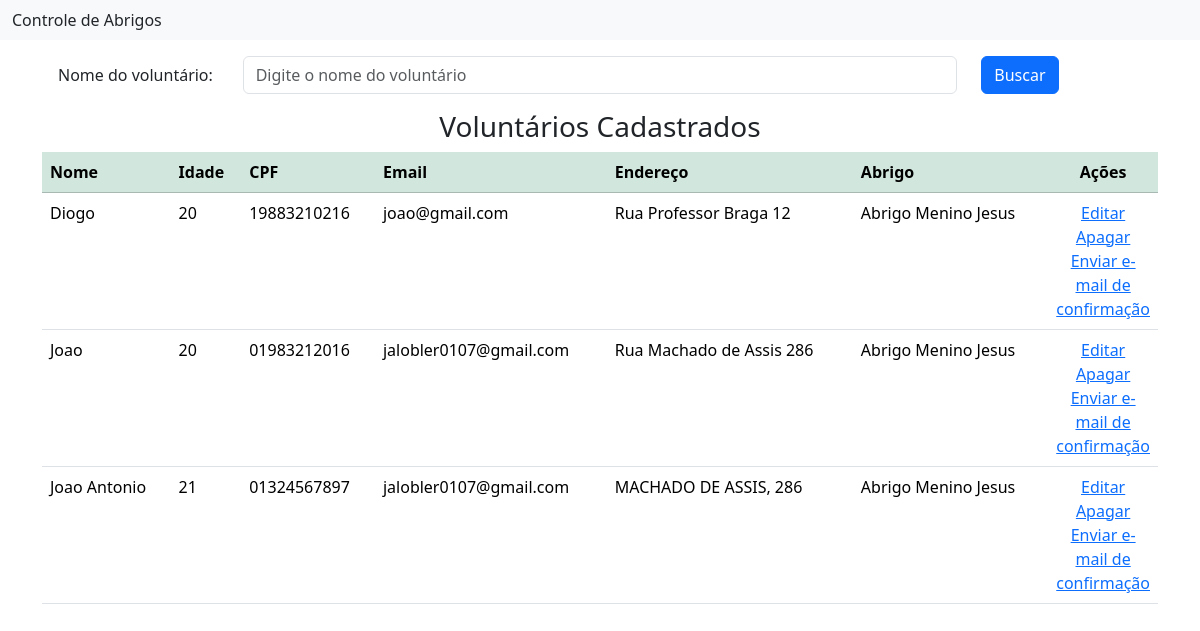
Screenshot of /voluntarios/ with the database file from the repository.
### voluntarios/models.py (models this page shows, shortened)
class Voluntario(models.Model):
    nome = models.CharField('Nome', max_length=100, help_text='Nome do voluntário')
    idade = models.IntegerField('Idade', help_text='Idade do voluntário')
    cpf = models.CharField('CPF', max_length=11, help_text='CPF do voluntário', unique=True)
    email = models.EmailField('Email', help_text='Email do voluntário')
    endereco = models.CharField('Endereço', max_length=200, help_text='Endereço do voluntário')
    abrigo = models.ForeignKey('abrigo.Abrigo', verbose_name=' Abrigo', help_text='Nome do abrigo',
                               on_delete=models.CASCADE)
    class Meta:
        verbose_name = 'Voluntário'
        verbose_name_plural = 'Voluntários'

### abrigo/models.py (models this page shows)
class Abrigo(models.Model):
    nome = models.CharField(max_length=255, verbose_name="Nome", default='Exemplo de nome')
    cnpj = models.CharField(max_length=18, unique=True, verbose_name="CNPJ")
    endereco = models.CharField(max_length=255, verbose_name="Endereço")
    voluntarios = models.ForeignKey('voluntarios.Voluntario', verbose_name='Voluntario', related_name="tste",
                                     on_delete=models.CASCADE, null=True,blank=True)
    class Meta:
        verbose_name = 'Abrigo'
        verbose_name_plural = 'Abrigos'
    def __str__(self):
        return self.nome

### voluntarios/views.py (the view)
# urls.py: path('voluntarios/', VoluntariosView.as_view(), name='voluntarios'),
class VoluntariosView(ListView):
    model = Voluntario
    template_name = 'voluntarios.html'
    def get_queryset(self):
        buscar = self.request.GET.get('buscar')
        qs = super(VoluntariosView, self).get_queryset()
        if buscar:
            return qs.filter(nome__icontains=buscar)
        if qs.count() > 0:
            paginator = Paginator(qs, 5)
            listagem = paginator.get_page(self.request.GET.get('page'))
            return listagem
        else:
            messages.info(self.request, 'Não existem voluntários cadastrados')
            return qs

### voluntarios/templates/voluntarios.html (shortened to what this page needs)
{% extends 'inicial.html' %}
{% load django_bootstrap5 %}
{% load static %}
{% block content %}
    <section class="section">
        <div class="container">
            <form action="" method="GET">
                <div class="form-group row p-3">
                    <label class="col-sm-2 col-form-label">Nome do voluntário: </label>
                    <div class="col-sm-8">
                        <input class="form-control" type="text" name="buscar" value="{{ request.GET.buscar }}"
                               placeholder="Digite o nome do voluntário">
                    </div>
                    <div class="col-sm-2">
                        <button type="submit" class="btn btn-primary">
                            Buscar
                        </button>
                    </div>
                </div>
            </form>
            {% if object_list %}
                <div class="card-body">
                    <h3 class="text-center">Voluntários Cadastrados</h3>
                    <div class="table-responsive">
                        <table class="table table-hover">
                            <thead class="table-success">
                                <th>Nome</th>
                                <th>Idade</th>
                                <th>CPF</th>
                                <th>Email</th>
                                <th>Endereço</th>
                                <th>Abrigo</th>
                                <th style="width: 100px; text-align: center">Ações</th>
                            </thead>
                            <tbody>
                                {% for voluntario in object_list %}
                                    <tr>
                                        <td> {{ voluntario.nome }} </td>
                                        <td> {{ voluntario.idade }} </td>
                                        <td> {{ voluntario.cpf }} </td>
                                        <td> {{ voluntario.email }} </td>
                                        <td> {{ voluntario.endereco }} </td>
                                        <td> {{ voluntario.abrigo }} </td>
                                        <td style="text-align: center">
                                            <a href="{% url 'voluntario_editar' voluntario.pk %}">
                                                <span class="icon">
                                                     Editar
                                                </span>
                                            </a>
                                            <a href="{% url 'voluntario_apagar' voluntario.pk %}">
                                                <span class="icon">
                                                     Apagar
                                                </span>
                                            </a>
                                            <a href="{% url 'voluntario_exibir' voluntario.pk %}">
                                                    <span class="icon">
                                                         Enviar e-mail de confirmação
                                                    </span>
                                            </a>
                                        </td>
                                    </tr>
                                {% endfor %}
                            </tbody>
                        </table>
                    </div>
                </div>
            {% else %}
                <p class="text-center">Nenhum voluntário encontrado.</p>
            {% endif %}
        </div>
    </section>
{% endblock %}

### rows the page displays
Voluntario: nome "Diogo", idade "20", cpf "19883210216", email "joao@gmail.com", endereco "Rua Professor Braga 12", abrigo "Abrigo Menino Jesus"
Voluntario: nome "Joao", idade "20", cpf "01983212016", email "jalobler0107@gmail.com", endereco "Rua Machado de Assis 286", abrigo "Abrigo Menino Jesus"
Voluntario: nome "Joao Antonio", idade "21", cpf "01324567897", email "jalobler0107@gmail.com", endereco "MACHADO DE ASSIS, 286", abrigo "Abrigo Menino Jesus"
